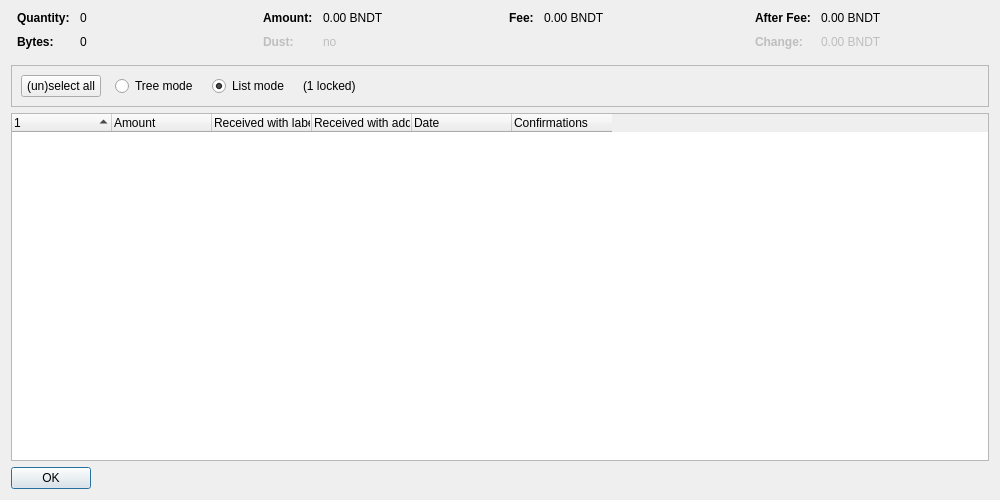
<?xml version="1.0" encoding="UTF-8"?>
<ui version="4.0">
 <class>CoinControlDialog</class>
 <widget class="QDialog" name="CoinControlDialog">
  <property name="geometry">
   <rect>
    <x>0</x>
    <y>0</y>
    <width>1000</width>
    <height>500</height>
   </rect>
  </property>
  <property name="windowTitle">
   <string>Coin Selection</string>
  </property>
  <layout class="QVBoxLayout" name="verticalLayout">
   <item>
    <layout class="QHBoxLayout" name="horizontalLayoutTop" stretch="0,0,0,0">
     <property name="topMargin">
      <number>0</number>
     </property>
     <property name="bottomMargin">
      <number>10</number>
     </property>
     <item>
      <layout class="QFormLayout" name="formLayoutCoinControl1">
       <property name="horizontalSpacing">
        <number>10</number>
       </property>
       <property name="verticalSpacing">
        <number>10</number>
       </property>
       <property name="leftMargin">
        <number>6</number>
       </property>
       <property name="rightMargin">
        <number>6</number>
       </property>
       <item row="0" column="0">
        <widget class="QLabel" name="labelCoinControlQuantityText">
         <property name="font">
          <font>
           <weight>75</weight>
           <bold>true</bold>
          </font>
         </property>
         <property name="text">
          <string>Quantity:</string>
         </property>
        </widget>
       </item>
       <item row="0" column="1">
        <widget class="QLabel" name="labelCoinControlQuantity">
         <property name="cursor">
          <cursorShape>IBeamCursor</cursorShape>
         </property>
         <property name="contextMenuPolicy">
          <enum>Qt::ActionsContextMenu</enum>
         </property>
         <property name="text">
          <string notr="true">0</string>
         </property>
         <property name="textInteractionFlags">
          <set>Qt::LinksAccessibleByMouse|Qt::TextSelectableByKeyboard|Qt::TextSelectableByMouse</set>
         </property>
        </widget>
       </item>
       <item row="1" column="0">
        <widget class="QLabel" name="labelCoinControlBytesText">
         <property name="font">
          <font>
           <weight>75</weight>
           <bold>true</bold>
          </font>
         </property>
         <property name="text">
          <string>Bytes:</string>
         </property>
        </widget>
       </item>
       <item row="1" column="1">
        <widget class="QLabel" name="labelCoinControlBytes">
         <property name="cursor">
          <cursorShape>IBeamCursor</cursorShape>
         </property>
         <property name="contextMenuPolicy">
          <enum>Qt::ActionsContextMenu</enum>
         </property>
         <property name="text">
          <string notr="true">0</string>
         </property>
         <property name="textInteractionFlags">
          <set>Qt::LinksAccessibleByMouse|Qt::TextSelectableByKeyboard|Qt::TextSelectableByMouse</set>
         </property>
        </widget>
       </item>
      </layout>
     </item>
     <item>
      <layout class="QFormLayout" name="formLayoutCoinControl2">
       <property name="horizontalSpacing">
        <number>10</number>
       </property>
       <property name="verticalSpacing">
        <number>10</number>
       </property>
       <property name="leftMargin">
        <number>6</number>
       </property>
       <property name="rightMargin">
        <number>6</number>
       </property>
       <item row="0" column="0">
        <widget class="QLabel" name="labelCoinControlAmountText">
         <property name="font">
          <font>
           <weight>75</weight>
           <bold>true</bold>
          </font>
         </property>
         <property name="text">
          <string>Amount:</string>
         </property>
        </widget>
       </item>
       <item row="0" column="1">
        <widget class="QLabel" name="labelCoinControlAmount">
         <property name="cursor">
          <cursorShape>IBeamCursor</cursorShape>
         </property>
         <property name="contextMenuPolicy">
          <enum>Qt::ActionsContextMenu</enum>
         </property>
         <property name="text">
          <string notr="true">0.00 BNDT</string>
         </property>
         <property name="textInteractionFlags">
          <set>Qt::LinksAccessibleByMouse|Qt::TextSelectableByKeyboard|Qt::TextSelectableByMouse</set>
         </property>
        </widget>
       </item>
       <item row="1" column="0">
        <widget class="QLabel" name="labelCoinControlLowOutputText">
         <property name="enabled">
          <bool>false</bool>
         </property>
         <property name="font">
          <font>
           <weight>75</weight>
           <bold>true</bold>
          </font>
         </property>
         <property name="text">
          <string>Dust:</string>
         </property>
        </widget>
       </item>
       <item row="1" column="1">
        <widget class="QLabel" name="labelCoinControlLowOutput">
         <property name="enabled">
          <bool>false</bool>
         </property>
         <property name="cursor">
          <cursorShape>IBeamCursor</cursorShape>
         </property>
         <property name="contextMenuPolicy">
          <enum>Qt::ActionsContextMenu</enum>
         </property>
         <property name="text">
          <string notr="true">no</string>
         </property>
         <property name="textInteractionFlags">
          <set>Qt::LinksAccessibleByMouse|Qt::TextSelectableByKeyboard|Qt::TextSelectableByMouse</set>
         </property>
        </widget>
       </item>
      </layout>
     </item>
     <item>
      <layout class="QFormLayout" name="formLayoutCoinControl3">
       <property name="horizontalSpacing">
        <number>10</number>
       </property>
       <property name="verticalSpacing">
        <number>10</number>
       </property>
       <property name="leftMargin">
        <number>6</number>
       </property>
       <property name="rightMargin">
        <number>6</number>
       </property>
       <item row="0" column="0">
        <widget class="QLabel" name="labelCoinControlFeeText">
         <property name="font">
          <font>
           <weight>75</weight>
           <bold>true</bold>
          </font>
         </property>
         <property name="text">
          <string>Fee:</string>
         </property>
        </widget>
       </item>
       <item row="0" column="1">
        <widget class="QLabel" name="labelCoinControlFee">
         <property name="cursor">
          <cursorShape>IBeamCursor</cursorShape>
         </property>
         <property name="contextMenuPolicy">
          <enum>Qt::ActionsContextMenu</enum>
         </property>
         <property name="text">
          <string notr="true">0.00 BNDT</string>
         </property>
         <property name="textInteractionFlags">
          <set>Qt::LinksAccessibleByMouse|Qt::TextSelectableByKeyboard|Qt::TextSelectableByMouse</set>
         </property>
        </widget>
       </item>
      </layout>
     </item>
     <item>
      <layout class="QFormLayout" name="formLayoutCoinControl4">
       <property name="horizontalSpacing">
        <number>10</number>
       </property>
       <property name="verticalSpacing">
        <number>10</number>
       </property>
       <property name="leftMargin">
        <number>6</number>
       </property>
       <property name="rightMargin">
        <number>6</number>
       </property>
       <item row="0" column="0">
        <widget class="QLabel" name="labelCoinControlAfterFeeText">
         <property name="font">
          <font>
           <weight>75</weight>
           <bold>true</bold>
          </font>
         </property>
         <property name="text">
          <string>After Fee:</string>
         </property>
        </widget>
       </item>
       <item row="0" column="1">
        <widget class="QLabel" name="labelCoinControlAfterFee">
         <property name="cursor">
          <cursorShape>IBeamCursor</cursorShape>
         </property>
         <property name="contextMenuPolicy">
          <enum>Qt::ActionsContextMenu</enum>
         </property>
         <property name="text">
          <string notr="true">0.00 BNDT</string>
         </property>
         <property name="textInteractionFlags">
          <set>Qt::LinksAccessibleByMouse|Qt::TextSelectableByKeyboard|Qt::TextSelectableByMouse</set>
         </property>
        </widget>
       </item>
       <item row="1" column="0">
        <widget class="QLabel" name="labelCoinControlChangeText">
         <property name="enabled">
          <bool>false</bool>
         </property>
         <property name="font">
          <font>
           <weight>75</weight>
           <bold>true</bold>
          </font>
         </property>
         <property name="text">
          <string>Change:</string>
         </property>
        </widget>
       </item>
       <item row="1" column="1">
        <widget class="QLabel" name="labelCoinControlChange">
         <property name="enabled">
          <bool>false</bool>
         </property>
         <property name="cursor">
          <cursorShape>IBeamCursor</cursorShape>
         </property>
         <property name="contextMenuPolicy">
          <enum>Qt::ActionsContextMenu</enum>
         </property>
         <property name="text">
          <string notr="true">0.00 BNDT</string>
         </property>
         <property name="textInteractionFlags">
          <set>Qt::LinksAccessibleByMouse|Qt::TextSelectableByKeyboard|Qt::TextSelectableByMouse</set>
         </property>
        </widget>
       </item>
      </layout>
     </item>
    </layout>
   </item>
   <item>
    <widget class="QFrame" name="frame">
     <property name="minimumSize">
      <size>
       <width>0</width>
       <height>40</height>
      </size>
     </property>
     <property name="frameShape">
      <enum>QFrame::StyledPanel</enum>
     </property>
     <property name="frameShadow">
      <enum>QFrame::Sunken</enum>
     </property>
     <layout class="QHBoxLayout" name="horizontalLayout">
      <item>
       <layout class="QHBoxLayout" name="horizontalLayoutPanel" stretch="0,0,0,0,0">
        <property name="spacing">
         <number>14</number>
        </property>
        <item>
         <widget class="QPushButton" name="pushButtonSelectAll">
          <property name="sizePolicy">
           <sizepolicy hsizetype="Maximum" vsizetype="Fixed">
            <horstretch>0</horstretch>
            <verstretch>0</verstretch>
           </sizepolicy>
          </property>
          <property name="text">
           <string>(un)select all</string>
          </property>
          <property name="autoDefault">
           <bool>false</bool>
          </property>
         </widget>
        </item>
        <item>
         <widget class="QRadioButton" name="radioTreeMode">
          <property name="sizePolicy">
           <sizepolicy hsizetype="Maximum" vsizetype="Fixed">
            <horstretch>0</horstretch>
            <verstretch>0</verstretch>
           </sizepolicy>
          </property>
          <property name="text">
           <string>Tree mode</string>
          </property>
         </widget>
        </item>
        <item>
         <widget class="QRadioButton" name="radioListMode">
          <property name="sizePolicy">
           <sizepolicy hsizetype="Maximum" vsizetype="Fixed">
            <horstretch>0</horstretch>
            <verstretch>0</verstretch>
           </sizepolicy>
          </property>
          <property name="text">
           <string>List mode</string>
          </property>
          <property name="checked">
           <bool>true</bool>
          </property>
         </widget>
        </item>
        <item>
         <widget class="QLabel" name="labelLocked">
          <property name="text">
           <string notr="true">(1 locked)</string>
          </property>
         </widget>
        </item>
        <item>
         <spacer name="horizontalSpacer">
          <property name="orientation">
           <enum>Qt::Horizontal</enum>
          </property>
          <property name="sizeHint" stdset="0">
           <size>
            <width>40</width>
            <height>20</height>
           </size>
          </property>
         </spacer>
        </item>
       </layout>
      </item>
     </layout>
    </widget>
   </item>
   <item>
    <widget class="CoinControlTreeWidget" name="treeWidget">
     <property name="contextMenuPolicy">
      <enum>Qt::CustomContextMenu</enum>
     </property>
     <property name="sortingEnabled">
      <bool>false</bool>
     </property>
     <property name="columnCount">
      <number>6</number>
     </property>
     <attribute name="headerShowSortIndicator" stdset="0">
      <bool>true</bool>
     </attribute>
     <attribute name="headerStretchLastSection">
      <bool>false</bool>
     </attribute>
     <column>
      <property name="text">
       <string/>
      </property>
     </column>
     <column>
      <property name="text">
       <string>Amount</string>
      </property>
     </column>
     <column>
      <property name="text">
       <string>Received with label</string>
      </property>
     </column>
     <column>
      <property name="text">
       <string>Received with address</string>
      </property>
     </column>
     <column>
      <property name="text">
       <string>Date</string>
      </property>
     </column>
     <column>
      <property name="text">
       <string>Confirmations</string>
      </property>
      <property name="toolTip">
       <string>Confirmed</string>
      </property>
     </column>
     <column>
      <property name="text">
       <string/>
      </property>
     </column>
     <column>
      <property name="text">
       <string/>
      </property>
     </column>
     <column>
      <property name="text">
       <string/>
      </property>
     </column>
     <column>
      <property name="text">
       <string/>
      </property>
     </column>
    </widget>
   </item>
   <item>
    <widget class="QDialogButtonBox" name="buttonBox">
     <property name="sizePolicy">
      <sizepolicy hsizetype="Maximum" vsizetype="Fixed">
       <horstretch>0</horstretch>
       <verstretch>0</verstretch>
      </sizepolicy>
     </property>
     <property name="orientation">
      <enum>Qt::Horizontal</enum>
     </property>
     <property name="standardButtons">
      <set>QDialogButtonBox::Ok</set>
     </property>
    </widget>
   </item>
  </layout>
 </widget>
 <customwidgets>
  <customwidget>
   <class>CoinControlTreeWidget</class>
   <extends>QTreeWidget</extends>
   <header>qt/coincontroltreewidget.h</header>
  </customwidget>
 </customwidgets>
 <resources/>
 <connections/>
</ui>
